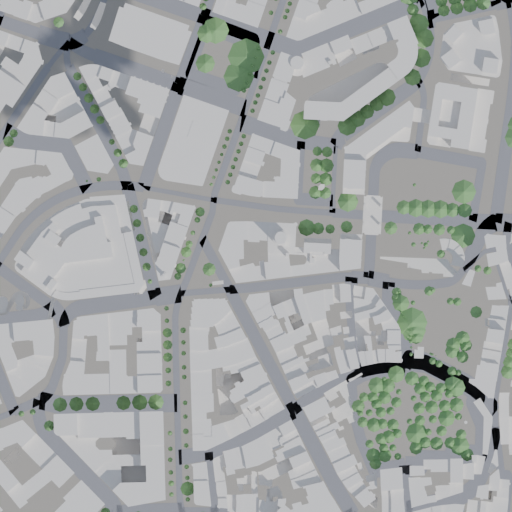
#> input picture scripts/tile_pipeline/assets/controlnet_test/tile_color.png, 512 x 512 px
$ python extract_pencil_textures.py ../tile_pipeline/assets/controlnet_test/tile_color.png
#> lines starting #> are read from the running program, lines starting #| are printed output that depends on the picture
#!/usr/bin/env python3
"""
Extract pencil textures from scanned image using GIMP-style "Color to Alpha".

This replicates AJ Ashton's workflow:
1. Scan pencil lines on paper
2. Color to Alpha - remove paper, keep graphite
3. Slice into individual line patterns
4. Create tileable sprite sheet

Usage:
    python extract_pencil_textures.py /path/to/scanned_lines.webp
"""

import sys
from pathlib import Path
from PIL import Image
import numpy as np

# Output directory
OUTPUT_DIR = Path(__file__).parent.parent.parent / "public" / "tiles" / "vector"


def color_to_alpha(img: Image.Image, target_color: tuple = None,
                   contrast_boost: float = 3.5, gamma: float = 0.6,
                   preserve_color: bool = False) -> Image.Image:
    """
    GIMP-style Color to Alpha - removes paper background.

    This replicates the GIMP "Colors > Color to Alpha" filter:
    1. Calculates each pixel's "distance" from the paper color
    2. Uses distance to determine alpha (far = opaque, close = transparent)
    3. Optionally preserves original graphite color or normalizes to uniform gray

    Args:
        img: Input image (RGB or RGBA)
        target_color: RGB tuple of paper color to remove (default: auto-detect)
        contrast_boost: Multiplier to enhance pencil marks (higher = more opaque)
        gamma: Gamma correction for alpha curve (lower = more contrast)
        preserve_color: If True, keeps original pixel colors; if False, uses uniform graphite

    Returns:
        RGBA image with paper removed and transparency
    """
    # Convert to RGBA
    if img.mode != 'RGBA':
        img = img.convert('RGBA')

    arr = np.array(img, dtype=np.float32)
    h, w = arr.shape[:2]

    # Auto-detect paper color by sampling multiple points along edges
    if target_color is None:
        # Sample corners and edge midpoints for robust detection
        sample_points = [
            (10, 10), (10, w-10), (h-10, 10), (h-10, w-10),  # corners
            (10, w//2), (h-10, w//2), (h//2, 10), (h//2, w-10),  # edge midpoints
            (h//4, w//4), (h//4, 3*w//4), (3*h//4, w//4), (3*h//4, 3*w//4),  # quadrant centers
        ]
        samples = [arr[min(y, h-1), min(x, w-1), :3] for y, x in sample_points]

        # Use median to be robust against pencil marks at edges
        target_color = np.median(samples, axis=0)
        print(f"  Auto-detected paper color: RGB({target_color[0]:.0f}, {target_color[1]:.0f}, {target_color[2]:.0f})")
    else:
        target_color = np.array(target_color, dtype=np.float32)

    # Extract RGB channels
    rgb = arr[:, :, :3]

    # Calculate luminance-weighted distance from paper color
    # This better captures how humans perceive graphite darkness
    diff = rgb - target_color

    # Luminance weights (ITU-R BT.709)
    weights = np.array([0.2126, 0.7152, 0.0722])
    weighted_diff = diff * weights

    # Euclidean distance in weighted RGB space
    distance = np.sqrt(np.sum(weighted_diff ** 2, axis=2))

    # Also consider simple luminance difference
    luminance = np.sum(rgb * weights, axis=2)
    paper_luminance = np.sum(target_color * weights)
    lum_diff = np.abs(luminance - paper_luminance) / 255.0

    # Combine both methods for better pencil detection
    # Higher value = more likely pencil (darker than paper)
    max_distance = np.sqrt(np.sum(weights ** 2)) * 255
    color_alpha = distance / max_distance

    # Use the stronger signal
    alpha = np.maximum(color_alpha, lum_diff)

    # Apply contrast boost and gamma for pencil enhancement
    # This curve makes faint pencil marks more visible while
    # keeping the paper fully transparent
    alpha = np.clip(alpha * contrast_boost, 0, 1)
    alpha = alpha ** gamma

    # Threshold very low alpha to prevent paper texture bleeding through
    alpha = np.where(alpha < 0.05, 0, alpha)

    # Create output array
    output = np.zeros_like(arr)

    if preserve_color:
        # Keep original colors (for colored pencils)
        output[:, :, :3] = rgb
    else:
        # Normalize to graphite color (for consistent pencil look)
        # Use a warm dark gray that matches pencil graphite
        graphite_color = np.array([42, 38, 34], dtype=np.float32)
        output[:, :, :3] = graphite_color

    # Set alpha channel
    output[:, :, 3] = alpha * 255

    return Image.fromarray(output.astype(np.uint8), 'RGBA')


def extract_line_regions(img: Image.Image, num_columns: int = 20) -> list:
    """
    Extract individual line regions from the scanned image.

    Based on visual analysis of AJ Ashton's scanned pencil patterns:
    - Image width ~950px with ruler on right edge
    - Patterns arranged left to right, roughly 30-50px spacing
    - Various line weights from hairline to heavy graphite

    Args:
        img: Input image
        num_columns: Approximate number of columns to divide into

    Returns:
        List of (x_start, width, name, description) tuples for each line region
    """
    width, height = img.size

    # Manually defined regions based on AJ Ashton's scan analysis
    # The scanned image shows patterns at these approximate x-positions:
    #
    # |dots|thin lines|dashes|symbols|medium|thick|zigzag|heavy|ruler|
    # 0   50        150    250     400   550  650   750   850  950

    regions = [
        # Thin pencil lines (left section)
        (55, 18, "pencil-line-thin", "Very thin hairline pencil stroke"),
        (80, 18, "line-thin-2", "Thin pencil line variant"),
        (105, 20, "line-thin-3", "Light thin line"),

        # Horizontal dashes / tick marks (for hatching base)
        (135, 25, "dash-short", "Short horizontal dashes"),
        (165, 25, "dash-medium", "Medium horizontal dashes"),

        # Symbol patterns (arrows, x marks)
        (200, 30, "symbol-arrow", "Arrow/direction symbols"),
        (235, 30, "symbol-x", "X marks pattern"),
        (270, 30, "symbol-cross", "Cross/plus pattern"),

        # Medium weight lines
        (310, 22, "pencil-line-medium", "Medium weight pencil stroke"),
        (340, 22, "line-medium-2", "Medium line variant"),
        (370, 25, "line-medium-3", "Slightly heavier medium line"),

        # Solid darker lines
        (405, 25, "line-solid", "Solid continuous line"),
        (440, 28, "line-solid-thick", "Thicker solid line"),

        # Zigzag/wavy patterns
        (480, 35, "zigzag-fine", "Fine zigzag pattern"),
        (525, 40, "zigzag-medium", "Medium zigzag pattern"),
        (575, 45, "zigzag-bold", "Bold zigzag pattern"),

        # Heavy graphite lines (right section)
        (630, 35, "pencil-line-thick", "Thick grainy pencil stroke"),
        (680, 40, "line-thick-grainy", "Heavy grainy graphite line"),
        (730, 45, "line-very-heavy", "Very heavy dark line"),

        # Extra thick / double lines
        (785, 50, "line-double", "Double parallel lines"),
        (845, 55, "line-extra-heavy", "Extra heavy graphite"),
    ]

    return regions


def slice_and_save(img: Image.Image, regions: list, output_dir: Path,
                   tile_height: int = 64) -> dict:
    """
    Slice regions from image and save as tileable patterns.

    Args:
        img: Color-to-alpha processed image
        regions: List of region definitions
        output_dir: Where to save individual PNGs
        tile_height: Height to crop for tileable patterns

    Returns:
        Dictionary mapping names to Image objects
    """
    output_dir.mkdir(parents=True, exist_ok=True)
    width, height = img.size

    saved = {}

    # For vertical lines, we want to crop the middle section
    # This avoids any artifacts at the top/bottom of the scan
    y_start = height // 3
    y_end = y_start + tile_height

    for x_start, region_width, name, desc in regions:
        # Ensure we don't go out of bounds
        if x_start + region_width > width or x_start < 0:
            print(f"  Skipping {name}: out of bounds (x={x_start}, w={region_width})")
            continue

        # Crop the region
        region = img.crop((x_start, y_start, x_start + region_width, y_end))

        # Save individual pattern for debugging
        pattern_path = output_dir / f"{name}.png"
        region.save(pattern_path)
        saved[name] = region
        print(f"  Extracted: {name} ({region_width}x{tile_height})")

    return saved


def create_hatching_from_line(line_img: Image.Image, angle: float = 45,
                              spacing: int = 6) -> Image.Image:
    """
    Create diagonal hatching pattern by tiling and rotating a line texture.

    Args:
        line_img: Single pencil line image
        angle: Rotation angle in degrees (45 for NE-SW hatching)
        spacing: Pixels between each line

    Returns:
        Square hatching pattern image
    """
    size = 64
    output = Image.new('RGBA', (size, size), (0, 0, 0, 0))

    # Resize line to be thin
    line_height = 2
    line_resized = line_img.resize((size * 2, line_height), Image.LANCZOS)

    # Place lines at regular intervals
    for y in range(-size, size * 2, spacing):
        # Paste the line
        temp = Image.new('RGBA', (size * 2, size * 2), (0, 0, 0, 0))
        temp.paste(line_resized, (0, y + size))

        # Rotate around center
        rotated = temp.rotate(angle, center=(size, size), expand=False, resample=Image.BICUBIC)

        # Crop to final size
        cropped = rotated.crop((size//2, size//2, size//2 + size, size//2 + size))

        # Composite onto output
        output = Image.alpha_composite(output, cropped)

    return output


def create_crosshatch_from_line(line_img: Image.Image, spacing: int = 8) -> Image.Image:
    """
    Create cross-hatch pattern by combining two directions of hatching.
    """
    hatch1 = create_hatching_from_line(line_img, angle=45, spacing=spacing)
    hatch2 = create_hatching_from_line(line_img, angle=-45, spacing=spacing)

    # Combine with reduced opacity for second layer
    output = hatch1.copy()
    output = Image.alpha_composite(output, hatch2)

    return output


def create_water_ripple(line_img: Image.Image) -> Image.Image:
    """
    Create wavy water pattern from a pencil line.

    Uses sine waves to create horizontal ripple effect.
    """
    import math

    size = 64
    height = 32
    output = Image.new('RGBA', (size, height), (0, 0, 0, 0))

    # Get line as array for pixel manipulation
    line_arr = np.array(line_img)

    # Create wavy lines
    for y_base in range(4, height - 4, 8):
        for x in range(size):
            # Calculate wave offset
            wave = math.sin(x * 0.15) * 3 + math.sin(x * 0.08 + 1.5) * 1.5
            y = int(y_base + wave)

            if 0 <= y < height:
                # Sample from source line
                src_x = x % line_img.width
                src_y = min(line_img.height // 2, line_img.height - 1)

                if src_x < line_arr.shape[1] and src_y < line_arr.shape[0]:
                    pixel = line_arr[src_y, src_x]
                    if pixel[3] > 20:  # Only if there's alpha
                        # Reduce opacity for water
                        output.putpixel((x, y), (pixel[0], pixel[1], pixel[2], pixel[3] // 2))

    return output


def create_stipple_pattern(line_img: Image.Image, density: int = 8) -> Image.Image:
    """
    Create stipple/dot pattern by sampling points from pencil texture.
    """
    import random
    random.seed(42)

    size = 64
    output = Image.new('RGBA', (size, size), (0, 0, 0, 0))

    # Get graphite color from line image
    line_arr = np.array(line_img)
    mask = line_arr[:, :, 3] > 50
    if mask.any():
        graphite_color = tuple(int(c) for c in np.mean(line_arr[mask][:, :3], axis=0))
    else:
        graphite_color = (42, 38, 34)

    # Place dots in a semi-regular grid with randomness
    for y in range(0, size, density):
        for x in range(0, size, density):
            # Add random offset
            ox = random.randint(-2, 2)
            oy = random.randint(-2, 2)

            px = (x + ox) % size
            py = (y + oy) % size

            # Random size and opacity
            radius = random.uniform(0.5, 1.5)
            opacity = random.randint(60, 140)

            # Draw dot (simple approximation)
            for dy in range(-1, 2):
                for dx in range(-1, 2):
                    if dx*dx + dy*dy <= radius*radius:
                        fx = (px + dx) % size
                        fy = (py + dy) % size
                        current = output.getpixel((fx, fy))
                        new_alpha = min(255, current[3] + opacity // 2)
                        output.putpixel((fx, fy), (*graphite_color, new_alpha))

    return output


def create_sprite_sheet(patterns: dict, scale: int = 1) -> tuple:
    """
    Combine individual patterns into a sprite sheet.

    Args:
        patterns: Dict of name -> Image object
        scale: 1 for normal, 2 for @2x

    Returns:
        (sprite_image, sprite_index)
    """
    # Scale images if needed
    images = {}
    for name, img in patterns.items():
        if scale > 1:
            img = img.resize((img.width * scale, img.height * scale), Image.LANCZOS)
        images[name] = img

    if not images:
        # Return empty sprite if no patterns
        return Image.new('RGBA', (1, 1), (0, 0, 0, 0)), {}

    # Calculate sprite sheet dimensions (arrange in 2 columns)
    cols = 2
    max_width = max(img.width for img in images.values())
    max_height = max(img.height for img in images.values())

    rows = (len(images) + cols - 1) // cols
    sheet_width = cols * max_width
    sheet_height = rows * max_height

    # Create sprite sheet
    sprite = Image.new('RGBA', (sheet_width, sheet_height), (0, 0, 0, 0))
    index = {}

    for i, (name, img) in enumerate(sorted(images.items())):
        col = i % cols
        row = i // cols
        x = col * max_width
        y = row * max_height

        sprite.paste(img, (x, y))

        index[name] = {
            "x": x,
            "y": y,
            "width": img.width,
            "height": img.height,
            "pixelRatio": scale
        }

    return sprite, index


def create_paper_texture(size: int = 64) -> Image.Image:
    """
    Create subtle paper texture pattern.

    This adds a light grain that simulates drawing paper.
    """
    import random
    random.seed(42)

    # Warm cream base - use int16 to avoid overflow during calculations
    arr = np.zeros((size, size, 4), dtype=np.int16)
    arr[:, :, 0] = 248  # R
    arr[:, :, 1] = 244  # G
    arr[:, :, 2] = 232  # B
    arr[:, :, 3] = 255  # A (full opacity for background)

    # Add subtle noise for paper grain
    for y in range(size):
        for x in range(size):
            variation = random.randint(-5, 5)
            arr[y, x, 0] = arr[y, x, 0] + variation
            arr[y, x, 1] = arr[y, x, 1] + variation
            arr[y, x, 2] = arr[y, x, 2] + variation - 2

    # Clip to valid range and convert to uint8
    arr = np.clip(arr, 0, 255).astype(np.uint8)

    return Image.fromarray(arr, 'RGBA')


def main():
    """Main extraction pipeline."""
    import json

    # Get input image path
    if len(sys.argv) > 1:
        input_path = Path(sys.argv[1])
    else:
        # Default to the downloaded AJ Ashton scan
        input_path = Path.home() / "Downloads" / "0_bI5FuF8Uj30KySiU.webp"

    if not input_path.exists():
        print(f"Error: Input file not found: {input_path}")
        print("\nPlease provide the path to AJ Ashton's scanned pencil lines image.")
        print("Usage: python extract_pencil_textures.py /path/to/scanned_lines.webp")
        sys.exit(1)

    print("=" * 60)
    print("EXTRACTING REAL PENCIL TEXTURES")
    print("=" * 60)
    print(f"\nInput: {input_path}")
    print(f"Output: {OUTPUT_DIR}")

    # Ensure output directory exists
    OUTPUT_DIR.mkdir(parents=True, exist_ok=True)
    patterns_dir = OUTPUT_DIR / "patterns"
    patterns_dir.mkdir(exist_ok=True)

    # Load image
    print("\n[1/5] Loading scanned image...")
    img = Image.open(input_path)
#> img is the input picture: PIL image 512x512 RGB; mean R, G, B 163.4, 166.5, 165.9
    print(f"  Size: {img.size[0]}x{img.size[1]}")
#|   Size: 512x512
    print(f"  Mode: {img.mode}")
#|   Mode: RGB

    # Apply Color to Alpha
    print("\n[2/5] Applying Color to Alpha (removing paper background)...")
    processed = color_to_alpha(img, contrast_boost=3.5, gamma=0.6)
#> in color_to_alpha, `samples = [arr[min(y, h-1), min(x, w-1), :3] for y, x in sample_points]`: samples = [[190, 190, 192], [162, 162, 161], [163, 162, 162], [194, 194, 195], [190, 191, 192], [166, 168, 173], [162, 161, 160], [190, 190, 192], [190, 191, 192], [190, 191, 192], [189, 190, 191], [96, 130, 94]]
#> in color_to_alpha, `target_color = np.median(samples, axis=0)`: target_color = [189.5, 190, 191.5]
#|   Auto-detected paper color: RGB(190, 190, 192)
#> in color_to_alpha, `diff = rgb - target_color`:
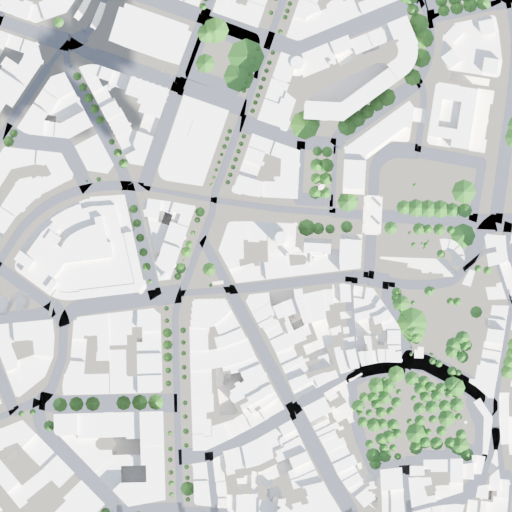
#> diff: shape (512, 512, 3) float32; mean R, G, B -26.07, -23.49, -25.6; drawn with min black and max white
#> in color_to_alpha, `weighted_diff = diff * weights`:
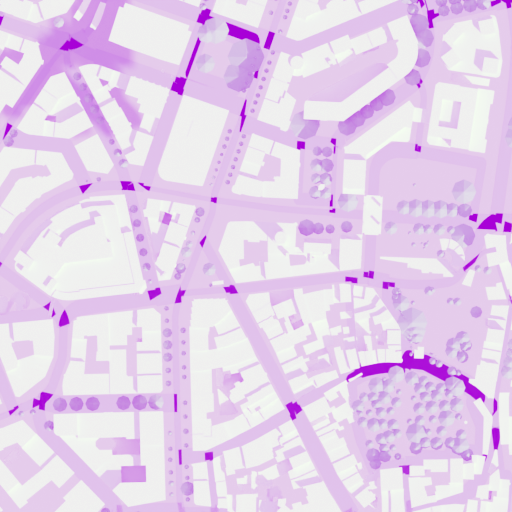
#> weighted_diff: shape (512, 512, 3) float64; mean R, G, B -5.54, -16.8, -1.85; drawn with min black and max white
#> in color_to_alpha, `paper_luminance = np.sum(target_color * weights)`: paper_luminance = 190
#> in color_to_alpha, `lum_diff = np.abs(luminance - paper_luminance) / 255.0`:
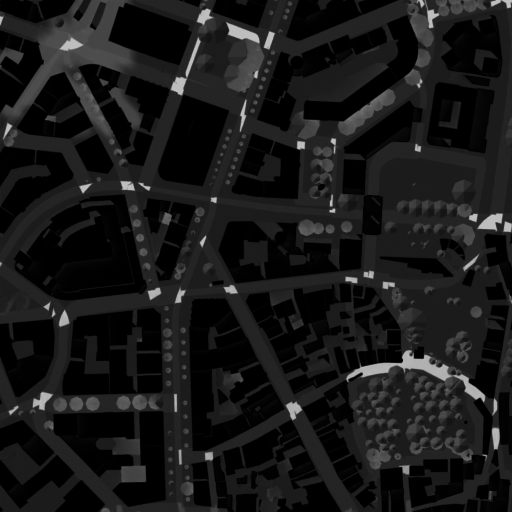
#> lum_diff: shape (512, 512) float64; min 7.84e-06, max 0.745, mean 0.0979
#> in color_to_alpha, `alpha = alpha ** gamma`:
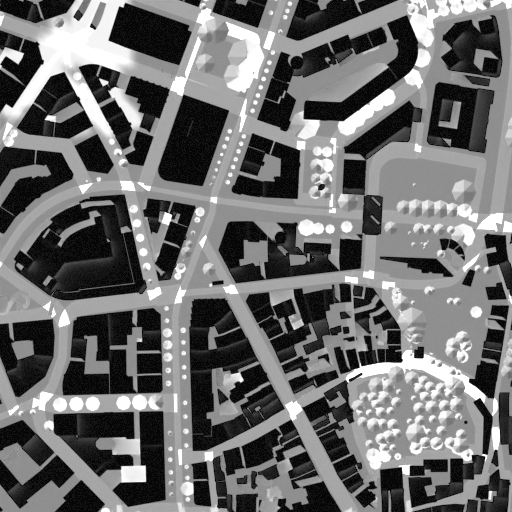
#> alpha: shape (512, 512) float64; min 0.0244, max 1, mean 0.425

    # Save processed full image for inspection
    processed_path = OUTPUT_DIR / "pencil-processed.png"
    processed.save(processed_path)
    print(f"  Saved processed image: {processed_path}")

    # Extract line regions
    print("\n[3/5] Extracting individual line patterns...")
    regions = extract_line_regions(img)
#> regions = 21 items
    raw_patterns = slice_and_save(processed, regions, patterns_dir)
#> the loop in slice_and_save, `for x_start, region_width, name, desc in regions: # Ensure we don't go..` made 21 passes
#> (x_start, region_width, name, desc) on passes 1 to 7: (55, 18, 'pencil-line-thin', 'Very thin hairline pencil stroke'), (80, 18, 'line-thin-2', 'Thin pencil line variant'), (105, 20, 'line-thin-3', 'Light thin line'), (135, 25, 'dash-short', 'Short horizontal dashes'), (165, 25, 'dash-medium', 'Medium horizontal dashes'), (200, 30, 'symbol-arrow', 'Arrow/direction symbols'), (235, 30, 'symbol-x', 'X marks pattern')
#> (printed output is left out)
#> after the loop in slice_and_save, `for x_start, region_width, name, desc in regions:`:
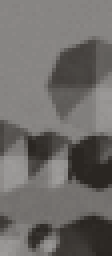
#> region: PIL image 28x64 RGBA (shown 4 times larger); mean R, G, B, A 42, 38, 34, 172.8; transparent parts drawn white
#> after the loop in slice_and_save, `for x_start, region_width, name, desc in regions:`: saved = 13 items
#> raw_patterns = 13 items

    # Create the final sprite patterns matching generate_style.py expectations
    print("\n[4/5] Creating MapLibre-compatible sprite patterns...")
    final_patterns = {}

    # Map extracted patterns to expected names
    # These are the names used in generate_style.py
    pattern_mapping = {
        # Primary line patterns (for roads, building outlines)
        "pencil-line-thin": ["pencil-line-thin", "line-thin-2", "line-thin-3"],
        "pencil-line-medium": ["pencil-line-medium", "line-medium-2", "line-medium-3"],
        "pencil-line-thick": ["pencil-line-thick", "line-thick-grainy", "line-very-heavy"],
    }

    # Select best available pattern for each required type
    for target_name, source_candidates in pattern_mapping.items():
        for source_name in source_candidates:
            if source_name in raw_patterns:
                pattern = raw_patterns[source_name]
                # Resize to consistent width for lines (64px wide, preserve height)
                target_width = 64
                aspect = pattern.height / pattern.width
                target_height = max(8, int(target_width * aspect))
                if target_name == "pencil-line-thin":
                    target_height = 8
                elif target_name == "pencil-line-medium":
                    target_height = 12
                elif target_name == "pencil-line-thick":
                    target_height = 16

                resized = pattern.resize((target_width, target_height), Image.LANCZOS)
                final_patterns[target_name] = resized
                print(f"  {target_name} <- {source_name} ({target_width}x{target_height})")
                break
#> after the loop, final_patterns = 2 items

    # Create derived patterns
    print("\n  Creating derived patterns...")

    # Get a medium line for creating hatching/crosshatch
    base_line = None
    for name in ["pencil-line-medium", "pencil-line-thin", "pencil-line-thick"]:
        if name in final_patterns:
            base_line = final_patterns[name]
            break

    if base_line is None and raw_patterns:
        # Use first available pattern
        base_line = list(raw_patterns.values())[0]

    if base_line:
        # Create hatching pattern (diagonal lines)
        hatching = create_hatching_from_line(base_line, angle=45, spacing=6)
        final_patterns["hatching-45"] = hatching
        print(f"  hatching-45 (64x64) - diagonal line pattern")

        # Create crosshatch pattern (two directions)
        crosshatch = create_crosshatch_from_line(base_line, spacing=8)
#> in create_crosshatch_from_line, `output = Image.alpha_composite(output, hatch2)`:
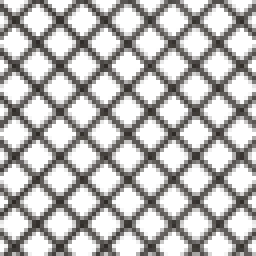
#> output: PIL image 64x64 RGBA (shown 4 times larger); mean R, G, B, A 23.9, 21.5, 19.1, 83.4; transparent parts drawn white
        final_patterns["crosshatch"] = crosshatch
        print(f"  crosshatch (64x64) - two-direction hatching")

        # Create stipple pattern (dots)
        stipple = create_stipple_pattern(base_line, density=8)
#> in create_stipple_pattern, `graphite_color = tuple(int(c) for c in np.mean(line_arr[mask][:, :3], ..`: graphite_color = (41, 37, 33)
#> after the loop in create_stipple_pattern, `for y in range(0, size, density):`:
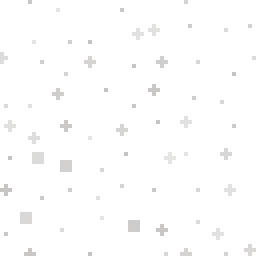
#> output: PIL image 64x64 RGBA (shown 4 times larger); mean R, G, B, A 1.8, 1.6, 1.5, 2.1; transparent parts drawn white
        final_patterns["stipple"] = stipple
        print(f"  stipple (64x64) - dot pattern")

        # Create water ripple pattern
        water = create_water_ripple(base_line)
#> (the rest of the program and of its run is left out)
